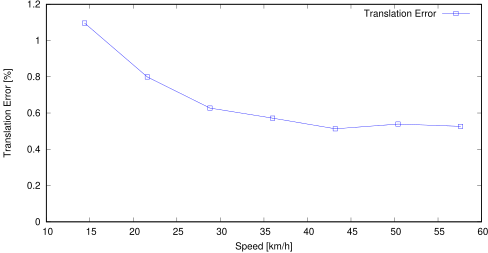

Reproduce this figure in gnuplot.
set term postscript eps enhanced color
set output "sub10_ts.eps"
set size ratio 0.5
set yrange [0:*]
set xlabel "Speed [km/h]"
set ylabel "Translation Error [%]"
plot "sub10_ts.txt" using ($1*3.6):($2*100) title 'Translation Error' lc rgb "#0000FF" pt 4 w linespoints
